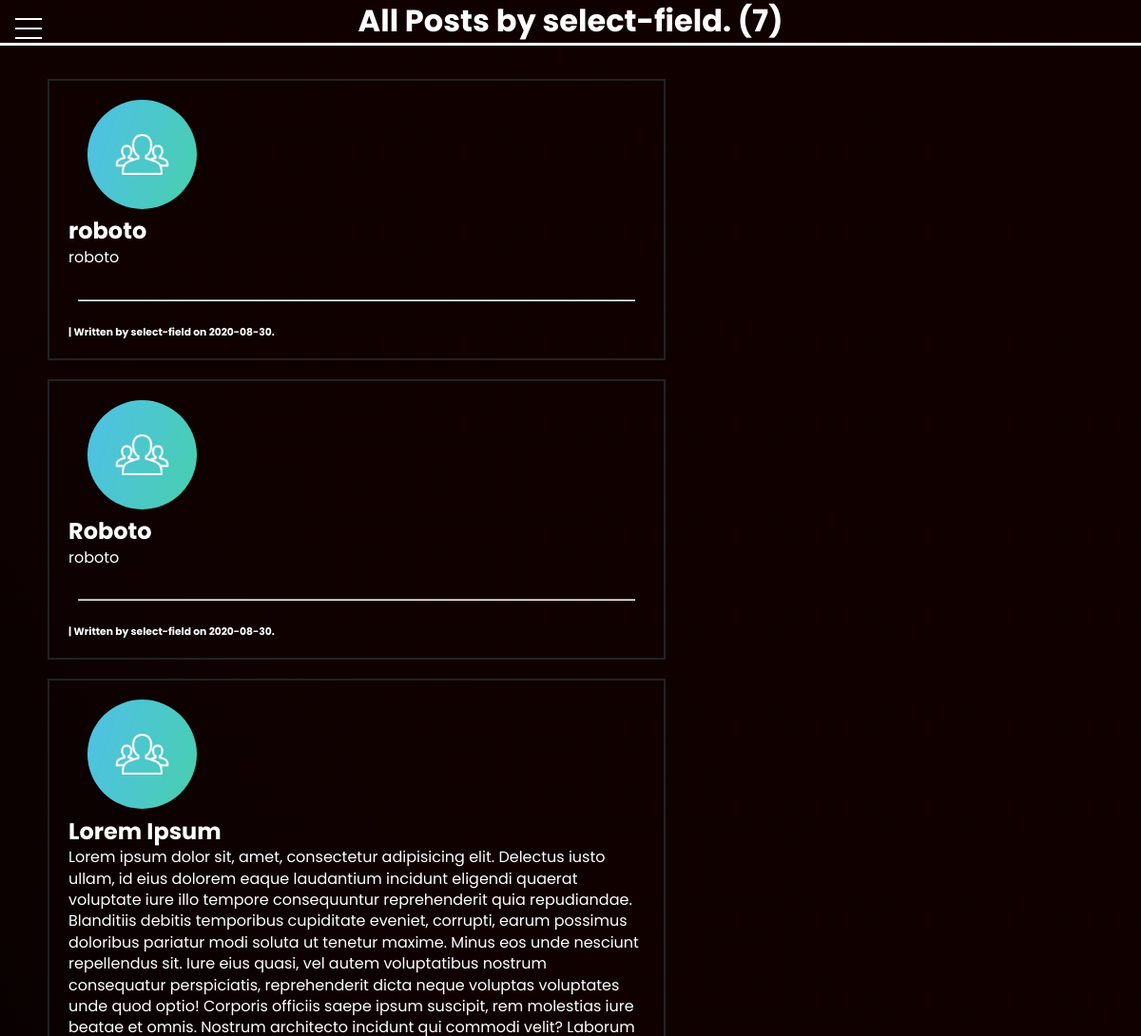
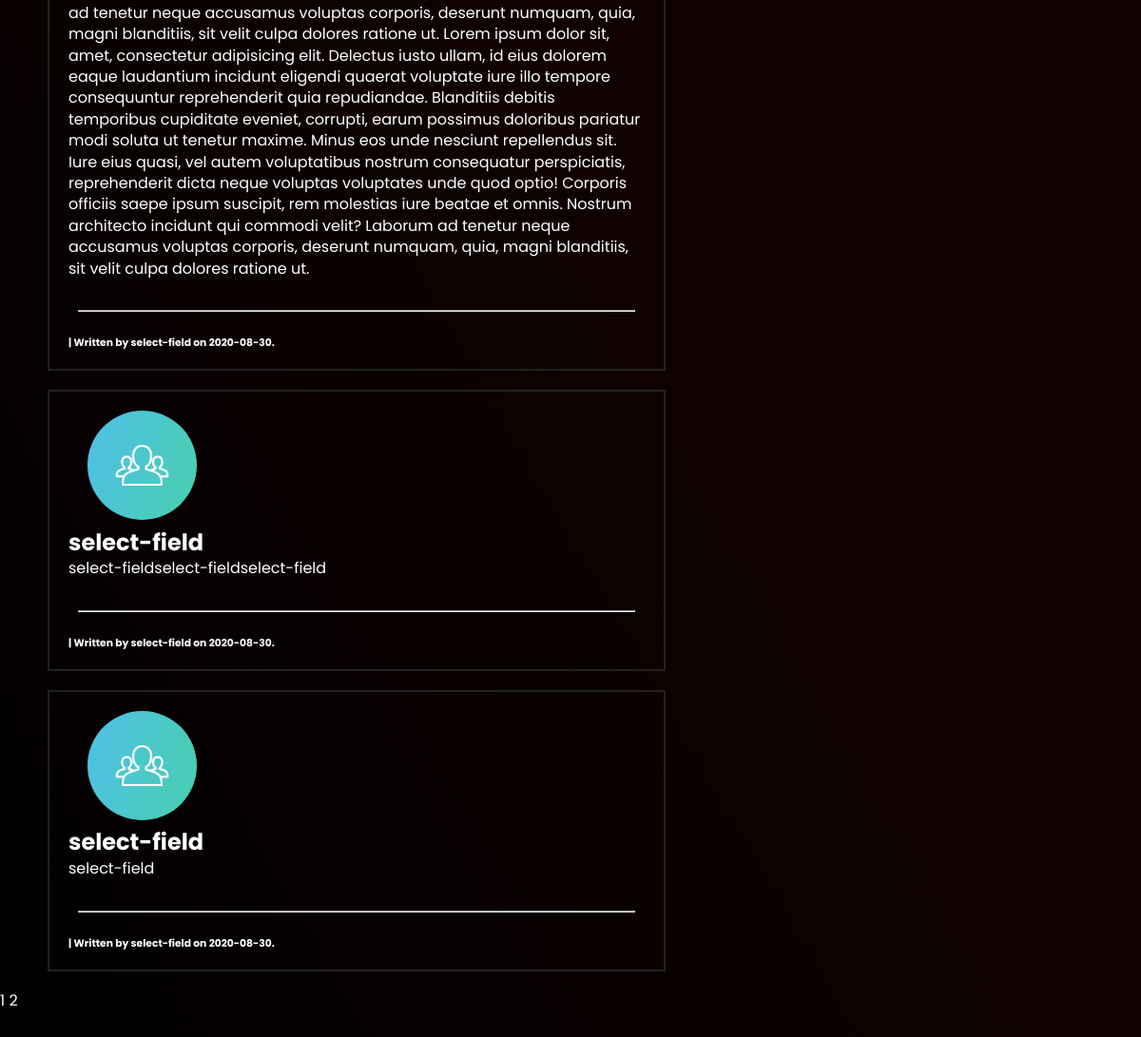
Page /user/select-field on the committed database (2 pictures, top to bottom).
### flaskblog/models.py (models this page shows, shortened)
class User(db.Model, UserMixin):
    id = db.Column(db.Integer, primary_key=True, unique=True)
    username = db.Column(db.String(20), unique=True, nullable=False)
    email = db.Column(db.String(120), unique=True, nullable=False)
    image_file = db.Column(db.String(20), nullable=False, default='default.jpg')
    password = db.Column(db.String(60), nullable=False)
    posts = db.relationship('Post', backref='author', lazy=True)

class Post(db.Model):
    id = db.Column(db.Integer, primary_key=True)
    title = db.Column(db.String(), nullable=False)
    date_posted = db.Column(db.DateTime, nullable=False, default=datetime.utcnow)
    content = db.Column(db.Text, nullable=False)
    is_verified = db.Column(db.Boolean, default=False)
    font = db.Column(db.String(30), default="Poppins")
    user_id = db.Column(db.Integer, db.ForeignKey('user.id'), nullable=False)

### flaskblog/routes.py (the view)
@app.route("/user/<string:username>")
def user_post(username):
    page = request.args.get('page', 1, type=int)
    user = User.query.filter_by(username=username).first_or_404()
    posts = Post.query.filter_by(author=user)\
        .order_by(Post.date_posted.desc())\
        .paginate(page=page, per_page=5)
    return render_template('user_post.html', posts=posts, user=user)

### flaskblog/templates/user_post.html (shortened to what this page needs)
{% extends "base.html" %}
{% block content %}
<h1> All Posts by {{ user.username }}. ({{ posts.total }})</h1>
    <div id="posts" class="main">
    {% for post in posts.items %}
        <article class="main">
            <a href="{{ url_for('post', post_id=post.id )}}"><img src="{{ url_for('static', filename='profile_pics/' + post.author.image_file) }}"
                    class="rounded-profile-pic"></a>
            <a href="{{ url_for('post', post_id=post.id )}}" class="post-title"><h2>{{ post.title }}</h2> </a>
            <p class="post-content">{{ post.content }}</p>
            <br>
            <hr>
            <a href="{{ url_for('user_post', username=post.author.username) }}" class="post-author"><h6>| Written by {{ post.author.username }} on {{ post.date_posted.strftime('%Y-%m-%d') }}.
            </h6></a>
        </article>
    {% endfor %}
        {% for page_num in posts.iter_pages(left_edge=1, right_edge=1, left_current=1, right_current=2) %}
            {% if page_num %}
                {% if posts.page == page_num %}
                    <a class="current-button" href="{{ url_for('user_post', page=page_num, username=user.username) }}">{{ page_num }}</a>
                {% else %}
                    <a class="pagination-btn" href="{{ url_for('user_post', page=page_num, username=user.username) }}">{{ page_num }}</a>
                {% endif %}
            {% else %}
                <span>...</span>
            {% endif %}
        {% endfor %}
        <br><br><br><br><br><br><br><br>
    </div>
</div>
{% endblock content %}

### flaskblog/static/style.css (style rules this page uses)
* { margin: 0px 0px 0px 0px; padding: 0px 0px 0px 0px; box-sizing: border-box; font-family: Poppins, 'Poppins', Helveltica, sans-serif; text-decoration: none; color: white; }
body { background-color: black; background-image: linear-gradient(60deg, #000000, #100101, #100000); background-size: 100%; color: white; font-family: 'Poppins', Poppins, sans-serif; line-height: 1.4; }
html { scroll-behavior: smooth; }
:root { --primary-color: rgba(13, 110, 139, 0.75); --overlay-color: rgba(24, 39, 51, 0.85); --menu-speed: 0.75s; }
h1 { text-align: center; border-bottom: 3px solid white; margin-bottom: 35px; }
article { margin: 20px 500px 20px 50px; border: 2px solid #222; padding: 20px; }
.post-title { color: white; padding-bottom: 10px; border-bottom: 1px solid white; transition: 0.2s; }
.post-content { color: white; }
.post-author h6 { min-width: 30ch; }
.rounded-profile-pic { border-radius: 50%; margin-left: 20px; width: 115px; height: 115px; }
.post-author { color: white; }
hr { margin: 10px; margin-bottom: 25px; }

### rows in the picture
User: username "select-field"
Post: image_file (placeholder picture), title "roboto", content "roboto", author.username "select-field", date_posted "2020-08-30"
Post: image_file (placeholder picture), title "Roboto", content "roboto", author.username "select-field", date_posted "2020-08-30"
Post: image_file (placeholder picture), title "Lorem Ipsum", content "Lorem ipsum dolor sit, amet, consectetur adipisicing elit. Delectus iusto ullam, id eius dolorem eaque laudantium incidunt eligendi quaerat voluptate iure illo tempore consequuntur reprehenderit quia repudiandae. Blanditiis debitis temporibus cupiditate eveniet, corrupti, earum possimus doloribus pariatur modi soluta ut tenetur maxime. Minus eos unde nesciunt repellendus sit. Iure eius quasi, vel autem voluptatibus nostrum consequatur perspiciatis, reprehenderit dicta neque voluptas voluptates unde quod optio! Corporis officiis saepe ipsum suscipit, rem molestias iure beatae et omnis. Nostrum architecto incidunt qui commodi velit? Laborum ad tenetur neque accusamus voluptas corporis,…", author.username "select-field", date_posted "2020-08-30"
Post: image_file (placeholder picture), title "select-field", content "select-fieldselect-fieldselect-field", author.username "select-field", date_posted "2020-08-30"
Post: image_file (placeholder picture), title "select-field", content "select-field", author.username "select-field", date_posted "2020-08-30"

### other values in the picture
{{ posts.total }} "7"
{{ page_num }} "1"
{{ page_num }} "2"
